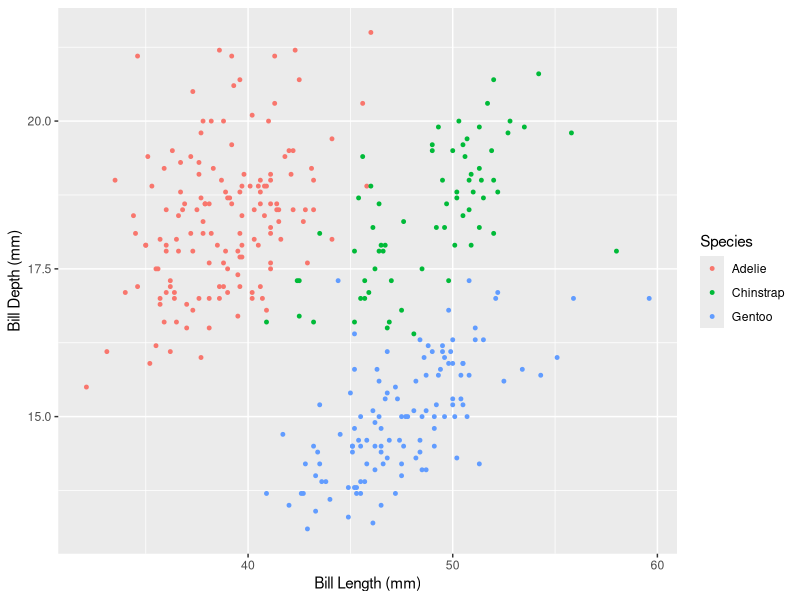

R code for this plot:
# Run this to load all necessary libraries
library(tidyverse)
# install.packages("palmerpenguins") # Run this if you can't load the palmerpenguins library 
library(palmerpenguins)
library("ggplot2")
pgs <- penguins %>% drop_na()
head(pgs)

pgs |>
  ggplot() +
  geom_point(aes(x = bill_length_mm, y = bill_depth_mm, color = species),
      size = 1, alpha = 2) +
  labs(x = "Bill Length (mm)",
       y = "Bill Depth (mm)",
       color = "Species")